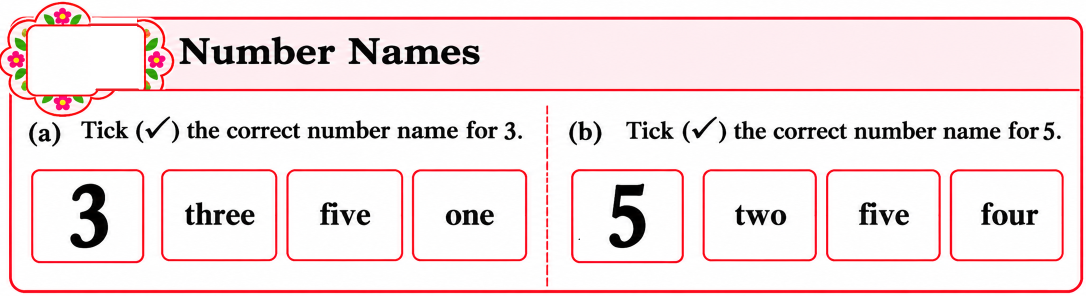
#> input picture 02_SOURCE_CODE/DEVELOPING/PHASE2_STAGING/Q001_INTEGRATION_TEST/images/LKG-MATH-Q004.png, 2172 x 592 px (shown at 1/2 size)
$ python make_q004_header_crop.py
#> lines starting #> are read from the running program, lines starting #| are printed output that depends on the picture
from pathlib import Path
from PIL import Image

src = Path("images/LKG-MATH-Q004.png")
out = Path("output_shortlisting_v2/CENTERED_POSITION_TEST")
out.mkdir(parents=True, exist_ok=True)

im = Image.open(src)
#> im is the input picture: PIL image 2172x592 RGBA; mean R, G, B, A 242.6, 225.4, 226.9, 255
# Inspect only the header; this does not modify the original.
crop = im.crop((0, 0, 2172, 220))
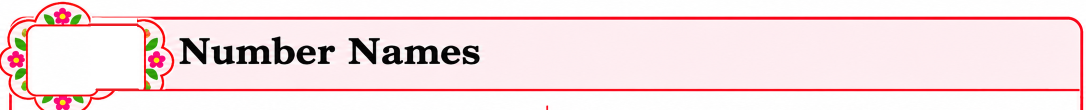
#> crop: PIL image 2172x220 RGBA (shown at 1/2 size); mean R, G, B, A 245.8, 222.7, 225, 255
target = out / "Q004_HEADER_CROP.png"
crop.save(target)

print("Header crop:", target.resolve())
print("Crop size:", crop.size)
#| Crop size: (2172, 220)
print("Original unchanged:", src.is_file())

$ run again, with 02_SOURCE_CODE/DEVELOPING/PHASE2_STAGING/Q001_INTEGRATION_TEST/images/LKG-MATH-Q001.png copied over 02_SOURCE_CODE/DEVELOPING/PHASE2_STAGING/Q001_INTEGRATION_TEST/images/LKG-MATH-Q004.png
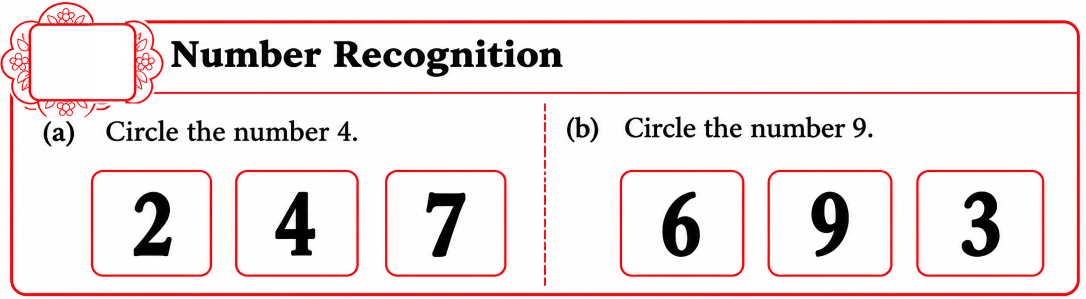
#> input picture 02_SOURCE_CODE/DEVELOPING/PHASE2_STAGING/Q001_INTEGRATION_TEST/images/LKG-MATH-Q001.png, 2172 x 598 px (shown at 1/2 size)
#> im is the input picture: PIL image 2172x598 RGBA; mean R, G, B, A 241.3, 228.2, 228.5, 255
#> `crop = im.crop((0, 0, 2172, 220))`:
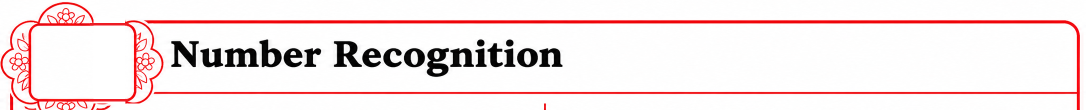
#> crop: PIL image 2172x220 RGBA (shown at 1/2 size); mean R, G, B, A 243.7, 229.5, 229.8, 255
#| Crop size: (2172, 220)

$ run again, with 02_SOURCE_CODE/DEVELOPING/PHASE2_STAGING/Q001_INTEGRATION_TEST/images/LKG-MATH-Q002.png copied over 02_SOURCE_CODE/DEVELOPING/PHASE2_STAGING/Q001_INTEGRATION_TEST/images/LKG-MATH-Q004.png
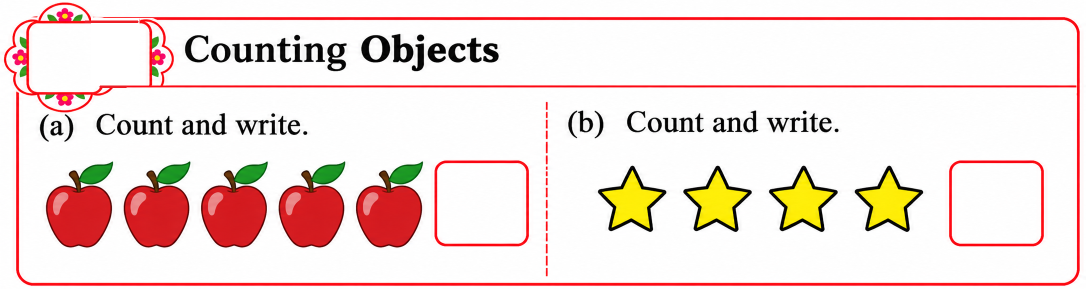
#> input picture 02_SOURCE_CODE/DEVELOPING/PHASE2_STAGING/Q001_INTEGRATION_TEST/images/LKG-MATH-Q002.png, 2172 x 578 px (shown at 1/2 size)
#> im is the input picture: PIL image 2172x578 RGBA; mean R, G, B, A 241.3, 222.6, 217.8, 255
#> `crop = im.crop((0, 0, 2172, 220))`:
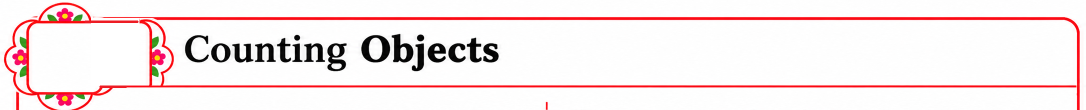
#> crop: PIL image 2172x220 RGBA (shown at 1/2 size); mean R, G, B, A 246.1, 232.1, 232.5, 255
#| Crop size: (2172, 220)

$ run again, with 02_SOURCE_CODE/DEVELOPING/PHASE2_STAGING/Q001_INTEGRATION_TEST/images/LKG-MATH-Q003.png copied over 02_SOURCE_CODE/DEVELOPING/PHASE2_STAGING/Q001_INTEGRATION_TEST/images/LKG-MATH-Q004.png
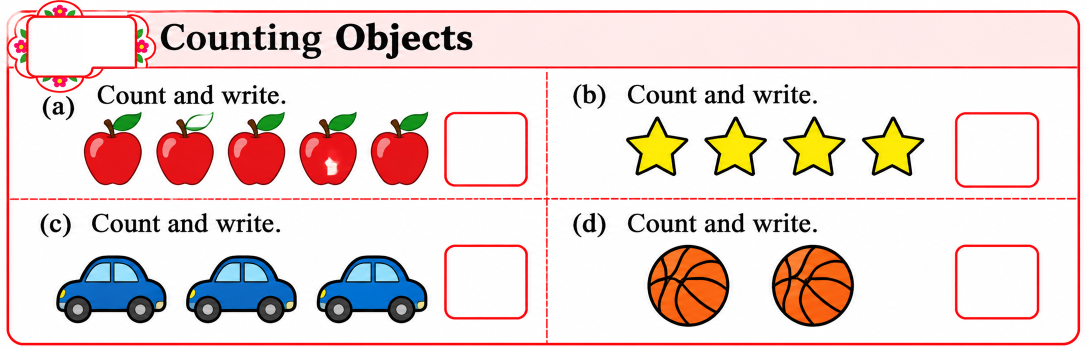
#> input picture 02_SOURCE_CODE/DEVELOPING/PHASE2_STAGING/Q001_INTEGRATION_TEST/images/LKG-MATH-Q003.png, 2172 x 696 px (shown at 1/2 size)
#> im is the input picture: PIL image 2172x696 RGBA; mean R, G, B, A 233.2, 214.6, 211.5, 255
#> `crop = im.crop((0, 0, 2172, 220))`:
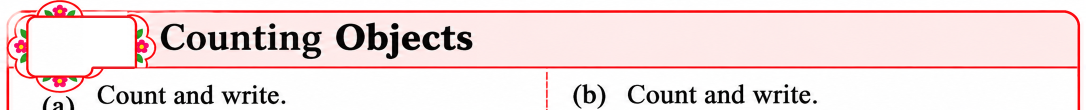
#> crop: PIL image 2172x220 RGBA (shown at 1/2 size); mean R, G, B, A 241.1, 221.1, 221.1, 255
#| Crop size: (2172, 220)
